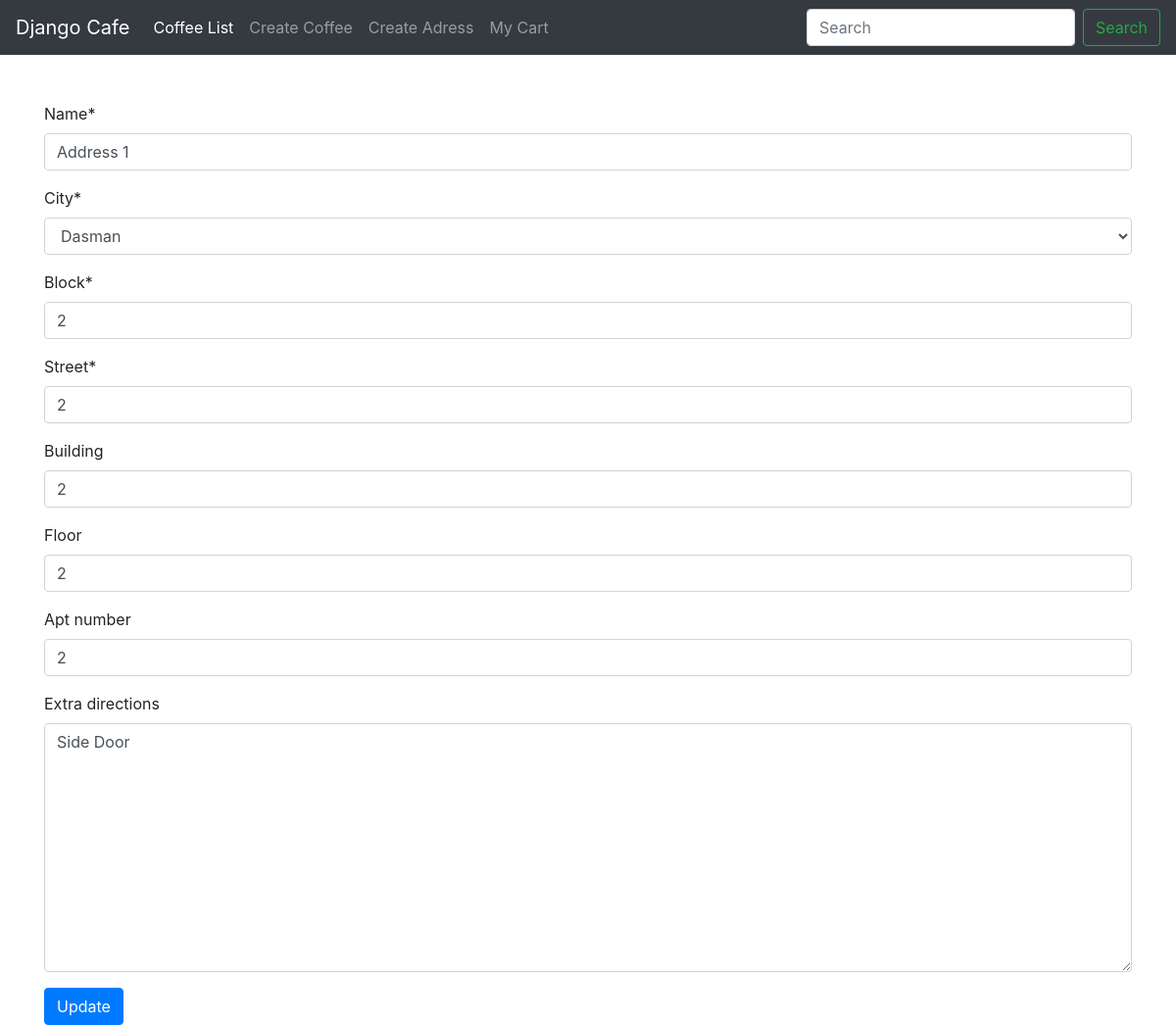
Screenshot of /coffee/adressupdate/8/ with the database file from the repository.
### coffee/models.py (models this page shows, shortened)
class Adress(models.Model):
	user = models.ForeignKey(User, default = 1)
	name = models.CharField(max_length=20, default=1)
	city = models.ForeignKey(City, default = 1)
	block = models.CharField(max_length=20)
	street = models.CharField(max_length=20)
	building = models.CharField(max_length=20, blank=True)
	floor = models.CharField(max_length=20, blank=True)
	apt_number = models.CharField(max_length=20, blank=True)
	extra_directions = models.TextField(null = True, blank=True)

class City(models.Model):
	name = models.CharField(max_length=20)
	def __str__(self):
		return self.name

### coffee/views.py (the view)
# urls.py: url(r'^adressupdate/(?P<post_id>\d+)/$', views.adress_update, name="adressupdate"),
def adress_update(request, post_id):
	instance = get_object_or_404(Adress, id=post_id)
	form = AdressForm(request.POST or None, instance = instance)
	if form.is_valid():
		adress = form.save(commit=False)
		adress.user = request.user
		adress.save()
		messages.success(request, "Successfully Updated!")
		return redirect("coffee:adresslist")
	context = {
	"title": "Adress",
	"form": form,
	'instance': instance
	}
	return render(request, 'adress_update.html', context)

### coffee/forms.py
class AdressForm(forms.ModelForm):
	class Meta:
		model = Adress
		fields = '__all__'
		exclude = ['user']

### coffee/templates/adress_update.html (shortened to what this page needs)
{% extends "base.html" %}
{% load crispy_forms_tags %}
{% block content %}
	<form action="{% url 'coffee:adressupdate' post_id=instance.id %}" method="POST">
		{{form|crispy}}
		<input class = "btn btn-primary" type="submit" value="Update">
	</form>
{% endblock content %}

### rows the page displays
Adress: name "Address 1", city "Dasman", block "2", street "2", building "2", floor "2", apt_number "2", extra_directions "Side Door"
